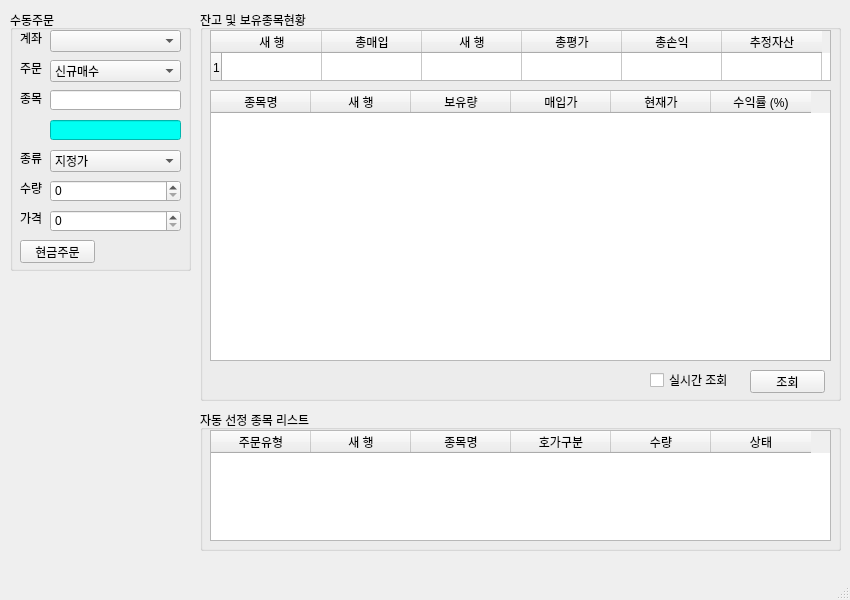
<?xml version="1.0" encoding="UTF-8"?>
<ui version="4.0">
 <class>MainWindow</class>
 <widget class="QMainWindow" name="MainWindow">
  <property name="enabled">
   <bool>true</bool>
  </property>
  <property name="geometry">
   <rect>
    <x>0</x>
    <y>0</y>
    <width>850</width>
    <height>600</height>
   </rect>
  </property>
  <property name="sizePolicy">
   <sizepolicy hsizetype="Fixed" vsizetype="Fixed">
    <horstretch>0</horstretch>
    <verstretch>0</verstretch>
   </sizepolicy>
  </property>
  <property name="minimumSize">
   <size>
    <width>850</width>
    <height>600</height>
   </size>
  </property>
  <property name="maximumSize">
   <size>
    <width>850</width>
    <height>600</height>
   </size>
  </property>
  <property name="windowTitle">
   <string>PyTrader v0.4</string>
  </property>
  <property name="windowIcon">
   <iconset>
    <normaloff>icon.png</normaloff>icon.png</iconset>
  </property>
  <widget class="QWidget" name="centralwidget">
   <widget class="QGroupBox" name="groupBox">
    <property name="geometry">
     <rect>
      <x>10</x>
      <y>10</y>
      <width>181</width>
      <height>261</height>
     </rect>
    </property>
    <property name="title">
     <string>수동주문</string>
    </property>
    <widget class="QLabel" name="label">
     <property name="geometry">
      <rect>
       <x>10</x>
       <y>20</y>
       <width>31</width>
       <height>16</height>
      </rect>
     </property>
     <property name="text">
      <string>계좌</string>
     </property>
    </widget>
    <widget class="QLabel" name="label_2">
     <property name="geometry">
      <rect>
       <x>10</x>
       <y>50</y>
       <width>31</width>
       <height>16</height>
      </rect>
     </property>
     <property name="text">
      <string>주문</string>
     </property>
    </widget>
    <widget class="QLabel" name="label_3">
     <property name="geometry">
      <rect>
       <x>10</x>
       <y>80</y>
       <width>31</width>
       <height>16</height>
      </rect>
     </property>
     <property name="text">
      <string>종목</string>
     </property>
    </widget>
    <widget class="QLabel" name="label_4">
     <property name="geometry">
      <rect>
       <x>10</x>
       <y>140</y>
       <width>31</width>
       <height>16</height>
      </rect>
     </property>
     <property name="text">
      <string>종류</string>
     </property>
    </widget>
    <widget class="QLabel" name="label_5">
     <property name="geometry">
      <rect>
       <x>10</x>
       <y>170</y>
       <width>51</width>
       <height>16</height>
      </rect>
     </property>
     <property name="text">
      <string>수량</string>
     </property>
    </widget>
    <widget class="QLabel" name="label_6">
     <property name="geometry">
      <rect>
       <x>10</x>
       <y>200</y>
       <width>51</width>
       <height>16</height>
      </rect>
     </property>
     <property name="text">
      <string>가격</string>
     </property>
    </widget>
    <widget class="QComboBox" name="comboBox">
     <property name="geometry">
      <rect>
       <x>40</x>
       <y>20</y>
       <width>131</width>
       <height>22</height>
      </rect>
     </property>
    </widget>
    <widget class="QComboBox" name="comboBox_2">
     <property name="geometry">
      <rect>
       <x>40</x>
       <y>50</y>
       <width>131</width>
       <height>22</height>
      </rect>
     </property>
     <item>
      <property name="text">
       <string>신규매수</string>
      </property>
     </item>
     <item>
      <property name="text">
       <string>신규매도</string>
      </property>
     </item>
     <item>
      <property name="text">
       <string>매수취소</string>
      </property>
     </item>
     <item>
      <property name="text">
       <string>매도취소</string>
      </property>
     </item>
    </widget>
    <widget class="QComboBox" name="comboBox_3">
     <property name="geometry">
      <rect>
       <x>40</x>
       <y>140</y>
       <width>131</width>
       <height>22</height>
      </rect>
     </property>
     <item>
      <property name="text">
       <string>지정가</string>
      </property>
     </item>
     <item>
      <property name="text">
       <string>시장가</string>
      </property>
     </item>
    </widget>
    <widget class="QLineEdit" name="lineEdit">
     <property name="geometry">
      <rect>
       <x>40</x>
       <y>80</y>
       <width>131</width>
       <height>20</height>
      </rect>
     </property>
    </widget>
    <widget class="QLineEdit" name="lineEdit_2">
     <property name="geometry">
      <rect>
       <x>40</x>
       <y>110</y>
       <width>131</width>
       <height>20</height>
      </rect>
     </property>
     <property name="styleSheet">
      <string notr="true">background-color: rgb(0, 255, 243)</string>
     </property>
    </widget>
    <widget class="QSpinBox" name="spinBox">
     <property name="geometry">
      <rect>
       <x>40</x>
       <y>170</y>
       <width>131</width>
       <height>22</height>
      </rect>
     </property>
     <property name="maximum">
      <number>1000000</number>
     </property>
    </widget>
    <widget class="QSpinBox" name="spinBox_2">
     <property name="geometry">
      <rect>
       <x>40</x>
       <y>200</y>
       <width>131</width>
       <height>22</height>
      </rect>
     </property>
     <property name="maximum">
      <number>100000000</number>
     </property>
     <property name="singleStep">
      <number>50</number>
     </property>
    </widget>
    <widget class="QPushButton" name="pushButton">
     <property name="geometry">
      <rect>
       <x>10</x>
       <y>230</y>
       <width>75</width>
       <height>23</height>
      </rect>
     </property>
     <property name="text">
      <string>현금주문</string>
     </property>
    </widget>
   </widget>
   <widget class="QGroupBox" name="groupBox_2">
    <property name="geometry">
     <rect>
      <x>200</x>
      <y>10</y>
      <width>641</width>
      <height>391</height>
     </rect>
    </property>
    <property name="title">
     <string>잔고 및 보유종목현황</string>
    </property>
    <widget class="QTableWidget" name="tableWidget">
     <property name="geometry">
      <rect>
       <x>10</x>
       <y>20</y>
       <width>621</width>
       <height>51</height>
      </rect>
     </property>
     <property name="rowCount">
      <number>1</number>
     </property>
     <attribute name="verticalHeaderHighlightSections">
      <bool>false</bool>
     </attribute>
     <row/>
     <column>
      <property name="text">
       <string>새 행</string>
      </property>
     </column>
     <column>
      <property name="text">
       <string>총매입</string>
      </property>
     </column>
     <column>
      <property name="text">
       <string>새 행</string>
      </property>
     </column>
     <column>
      <property name="text">
       <string>총평가</string>
      </property>
     </column>
     <column>
      <property name="text">
       <string>총손익</string>
      </property>
     </column>
     <column>
      <property name="text">
       <string>추정자산</string>
      </property>
     </column>
    </widget>
    <widget class="QTableWidget" name="tableWidget_2">
     <property name="geometry">
      <rect>
       <x>10</x>
       <y>80</y>
       <width>621</width>
       <height>271</height>
      </rect>
     </property>
     <column>
      <property name="text">
       <string>종목명</string>
      </property>
     </column>
     <column>
      <property name="text">
       <string>새 행</string>
      </property>
     </column>
     <column>
      <property name="text">
       <string>보유량</string>
      </property>
     </column>
     <column>
      <property name="text">
       <string>매입가</string>
      </property>
     </column>
     <column>
      <property name="text">
       <string>현재가</string>
      </property>
     </column>
     <column>
      <property name="text">
       <string>수익률 (%)</string>
      </property>
     </column>
    </widget>
    <widget class="QCheckBox" name="checkBox">
     <property name="geometry">
      <rect>
       <x>450</x>
       <y>360</y>
       <width>91</width>
       <height>20</height>
      </rect>
     </property>
     <property name="text">
      <string>실시간 조회</string>
     </property>
    </widget>
    <widget class="QPushButton" name="pushButton_2">
     <property name="geometry">
      <rect>
       <x>550</x>
       <y>360</y>
       <width>75</width>
       <height>23</height>
      </rect>
     </property>
     <property name="text">
      <string>조회</string>
     </property>
    </widget>
   </widget>
   <widget class="QGroupBox" name="groupBox_3">
    <property name="geometry">
     <rect>
      <x>200</x>
      <y>410</y>
      <width>641</width>
      <height>141</height>
     </rect>
    </property>
    <property name="title">
     <string>자동 선정 종목 리스트</string>
    </property>
    <widget class="QTableWidget" name="tableWidget_4">
     <property name="geometry">
      <rect>
       <x>10</x>
       <y>20</y>
       <width>621</width>
       <height>111</height>
      </rect>
     </property>
     <property name="editTriggers">
      <set>QAbstractItemView::EditKeyPressed</set>
     </property>
     <column>
      <property name="text">
       <string>주문유형</string>
      </property>
     </column>
     <column>
      <property name="text">
       <string>새 행</string>
      </property>
     </column>
     <column>
      <property name="text">
       <string>종목명</string>
      </property>
     </column>
     <column>
      <property name="text">
       <string>호가구분</string>
      </property>
     </column>
     <column>
      <property name="text">
       <string>수량</string>
      </property>
     </column>
     <column>
      <property name="text">
       <string>상태</string>
      </property>
     </column>
    </widget>
   </widget>
  </widget>
  <widget class="QMenuBar" name="menubar">
   <property name="geometry">
    <rect>
     <x>0</x>
     <y>0</y>
     <width>850</width>
     <height>21</height>
    </rect>
   </property>
  </widget>
  <widget class="QStatusBar" name="statusbar"/>
 </widget>
 <resources/>
 <connections/>
</ui>
